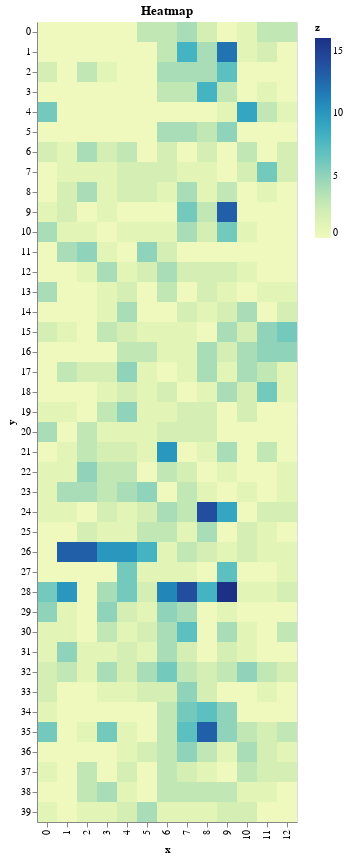

The notebook cell this image was saved under:
### Code cell
import altair as alt
import numpy as np
import pandas as pd

keyword = keyword_count_data.values

# Compute x^2 + y^2 across a 2D grid
x, y = np.meshgrid(range(0, 13), range(0, keyword_citation_data.index.size))
z = keyword

# Convert this grid to columnar data expected by Altair
source = pd.DataFrame({'x': x.ravel(),
                     'y': y.ravel(),
                     'z': z.ravel()})

years = list(keyword_citation_data.columns.astype(str))
print(type(years))

alt.Chart(source).mark_rect().encode(
    #alt.X(field='years', type='ordinal', title='Years'),
    #alt.Y(field='keyword_citation_data.index.values', type='ordinal', title='Keyword'),
    x='x:O',
    y='y:O',
    color='z:Q'
).properties(
    title='Heatmap'
)

### Figure 1 — Vega-Lite specification as saved in the notebook (floating-point values rounded to 4 significant figures; data arrays with more than 128 entries replaced by an {"elided": "..."} marker saying what was removed)
{"config": {"view": {"continuousWidth": 400, "continuousHeight": 300}}, "data": {"name": "data-8524c5f1925c81f245dc37e0ac8843d3"}, "mark": "rect", "encoding": {"color": {"type": "quantitative", "field": "z"}, "x": {"type": "ordinal", "field": "x"}, "y": {"type": "ordinal", "field": "y"}}, "title": "Heatmap", "$schema": "https://vega.github.io/schema/vega-lite/v4.8.1.json", "datasets": {"data-8524c5f1925c81f245dc37e0ac8843d3": {"elided": "520 records"}}}
